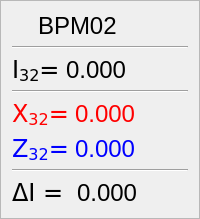
           <widget class="QFrame" name="frame_2">
            <property name="sizePolicy">
             <sizepolicy hsizetype="Preferred" vsizetype="Preferred">
              <horstretch>0</horstretch>
              <verstretch>0</verstretch>
             </sizepolicy>
            </property>
            <property name="frameShape">
             <enum>QFrame::StyledPanel</enum>
            </property>
            <property name="frameShadow">
             <enum>QFrame::Raised</enum>
            </property>
            <layout class="QVBoxLayout" name="verticalLayout_5">
             <item>
              <layout class="QHBoxLayout" name="horizontalLayout_2">
               <item>
                <widget class="QLabel" name="status_2">
                 <property name="sizePolicy">
                  <sizepolicy hsizetype="Minimum" vsizetype="Minimum">
                   <horstretch>0</horstretch>
                   <verstretch>0</verstretch>
                  </sizepolicy>
                 </property>
                 <property name="maximumSize">
                  <size>
                   <width>20</width>
                   <height>20</height>
                  </size>
                 </property>
                 <property name="font">
                  <font>
                   <family>DejaVu Sans</family>
                   <pointsize>18</pointsize>
                  </font>
                 </property>
                 <property name="toolTip">
                  <string>Status</string>
                 </property>
                 <property name="styleSheet">
                  <string notr="true">color: rgb(0, 0, 0);</string>
                 </property>
                 <property name="text">
                  <string/>
                 </property>
                </widget>
               </item>
               <item>
                <widget class="QLabel" name="BPM_1_label_2">
                 <property name="sizePolicy">
                  <sizepolicy hsizetype="Minimum" vsizetype="Minimum">
                   <horstretch>0</horstretch>
                   <verstretch>0</verstretch>
                  </sizepolicy>
                 </property>
                 <property name="font">
                  <font>
                   <pointsize>18</pointsize>
                  </font>
                 </property>
                 <property name="toolTip">
                  <string>BPM-name</string>
                 </property>
                 <property name="styleSheet">
                  <string notr="true">color: rgb(0, 0, 0);</string>
                 </property>
                 <property name="text">
                  <string>&lt;html&gt;&lt;head/&gt;&lt;body&gt;&lt;p&gt;BPM02&lt;/p&gt;&lt;/body&gt;&lt;/html&gt;</string>
                 </property>
                </widget>
               </item>
              </layout>
             </item>
             <item>
              <widget class="Line" name="line_4">
               <property name="orientation">
                <enum>Qt::Horizontal</enum>
               </property>
              </widget>
             </item>
             <item>
              <layout class="QFormLayout" name="formLayout_7">
               <item row="0" column="0">
                <widget class="QLabel" name="i_label_2">
                 <property name="sizePolicy">
                  <sizepolicy hsizetype="Minimum" vsizetype="Minimum">
                   <horstretch>0</horstretch>
                   <verstretch>0</verstretch>
                  </sizepolicy>
                 </property>
                 <property name="font">
                  <font>
                   <family>DejaVu Sans</family>
                   <pointsize>18</pointsize>
                  </font>
                 </property>
                 <property name="toolTip">
                  <string>I-magnitude</string>
                 </property>
                 <property name="styleSheet">
                  <string notr="true">color: rgb(0, 0, 0);</string>
                 </property>
                 <property name="text">
                  <string>&lt;html&gt;&lt;head/&gt;&lt;body&gt;&lt;p&gt;I&lt;span style=&quot; vertical-align:sub;&quot;&gt;32&lt;/span&gt;=&lt;/p&gt;&lt;/body&gt;&lt;/html&gt;</string>
                 </property>
                </widget>
               </item>
               <item row="0" column="1">
                <widget class="QLabel" name="value_I_2">
                 <property name="sizePolicy">
                  <sizepolicy hsizetype="Minimum" vsizetype="Minimum">
                   <horstretch>0</horstretch>
                   <verstretch>0</verstretch>
                  </sizepolicy>
                 </property>
                 <property name="font">
                  <font>
                   <pointsize>18</pointsize>
                  </font>
                 </property>
                 <property name="toolTip">
                  <string>I-magnitude value</string>
                 </property>
                 <property name="styleSheet">
                  <string notr="true">color: rgb(0, 0, 0);</string>
                 </property>
                 <property name="text">
                  <string>0.000</string>
                 </property>
                 <property name="alignment">
                  <set>Qt::AlignLeading|Qt::AlignLeft|Qt::AlignVCenter</set>
                 </property>
                </widget>
               </item>
              </layout>
             </item>
             <item>
              <widget class="Line" name="line_5">
               <property name="orientation">
                <enum>Qt::Horizontal</enum>
               </property>
              </widget>
             </item>
             <item>
              <layout class="QFormLayout" name="formLayout_6">
               <item row="0" column="0">
                <widget class="QLabel" name="x_label_2">
                 <property name="sizePolicy">
                  <sizepolicy hsizetype="Minimum" vsizetype="Minimum">
                   <horstretch>0</horstretch>
                   <verstretch>0</verstretch>
                  </sizepolicy>
                 </property>
                 <property name="font">
                  <font>
                   <family>DejaVu Sans</family>
                   <pointsize>18</pointsize>
                  </font>
                 </property>
                 <property name="toolTip">
                  <string>X-magnitude</string>
                 </property>
                 <property name="styleSheet">
                  <string notr="true">color: rgb(255, 0, 0);</string>
                 </property>
                 <property name="text">
                  <string>&lt;html&gt;&lt;head/&gt;&lt;body&gt;&lt;p&gt;X&lt;span style=&quot; vertical-align:sub;&quot;&gt;32&lt;/span&gt;=&lt;/p&gt;&lt;/body&gt;&lt;/html&gt;</string>
                 </property>
                </widget>
               </item>
               <item row="0" column="1">
                <widget class="QLabel" name="value_x_2">
                 <property name="sizePolicy">
                  <sizepolicy hsizetype="Minimum" vsizetype="Minimum">
                   <horstretch>0</horstretch>
                   <verstretch>0</verstretch>
                  </sizepolicy>
                 </property>
                 <property name="font">
                  <font>
                   <pointsize>18</pointsize>
                  </font>
                 </property>
                 <property name="toolTip">
                  <string>X-magnitude value</string>
                 </property>
                 <property name="styleSheet">
                  <string notr="true">color: rgb(255, 0, 0);</string>
                 </property>
                 <property name="text">
                  <string>0.000</string>
                 </property>
                </widget>
               </item>
              </layout>
             </item>
             <item>
              <layout class="QFormLayout" name="formLayout_5">
               <item row="0" column="0">
                <widget class="QLabel" name="z_label_2">
                 <property name="sizePolicy">
                  <sizepolicy hsizetype="Minimum" vsizetype="Minimum">
                   <horstretch>0</horstretch>
                   <verstretch>0</verstretch>
                  </sizepolicy>
                 </property>
                 <property name="font">
                  <font>
                   <family>DejaVu Sans</family>
                   <pointsize>18</pointsize>
                  </font>
                 </property>
                 <property name="toolTip">
                  <string>Z-magnitude</string>
                 </property>
                 <property name="styleSheet">
                  <string notr="true">color: rgb(0, 0, 255);</string>
                 </property>
                 <property name="text">
                  <string>&lt;html&gt;&lt;head/&gt;&lt;body&gt;&lt;p&gt;Z&lt;span style=&quot; vertical-align:sub;&quot;&gt;32&lt;/span&gt;=&lt;/p&gt;&lt;/body&gt;&lt;/html&gt;</string>
                 </property>
                </widget>
               </item>
               <item row="0" column="1">
                <widget class="QLabel" name="value_z_2">
                 <property name="sizePolicy">
                  <sizepolicy hsizetype="Minimum" vsizetype="Minimum">
                   <horstretch>0</horstretch>
                   <verstretch>0</verstretch>
                  </sizepolicy>
                 </property>
                 <property name="font">
                  <font>
                   <pointsize>18</pointsize>
                  </font>
                 </property>
                 <property name="toolTip">
                  <string>Z-magnitude value</string>
                 </property>
                 <property name="styleSheet">
                  <string notr="true">color: rgb(0, 0, 255);</string>
                 </property>
                 <property name="text">
                  <string>0.000</string>
                 </property>
                </widget>
               </item>
              </layout>
             </item>
             <item>
              <widget class="Line" name="line_6">
               <property name="orientation">
                <enum>Qt::Horizontal</enum>
               </property>
              </widget>
             </item>
             <item>
              <layout class="QFormLayout" name="formLayout_4">
               <item row="0" column="0">
                <widget class="QLabel" name="delta_label_2">
                 <property name="sizePolicy">
                  <sizepolicy hsizetype="Minimum" vsizetype="Minimum">
                   <horstretch>0</horstretch>
                   <verstretch>0</verstretch>
                  </sizepolicy>
                 </property>
                 <property name="font">
                  <font>
                   <family>DejaVu Sans</family>
                   <pointsize>18</pointsize>
                  </font>
                 </property>
                 <property name="toolTip">
                  <string/>
                 </property>
                 <property name="styleSheet">
                  <string notr="true">color: rgb(0, 0, 0);</string>
                 </property>
                 <property name="text">
                  <string>ΔI = </string>
                 </property>
                </widget>
               </item>
               <item row="0" column="1">
                <widget class="QLabel" name="delta_2">
                 <property name="sizePolicy">
                  <sizepolicy hsizetype="Minimum" vsizetype="Minimum">
                   <horstretch>0</horstretch>
                   <verstretch>0</verstretch>
                  </sizepolicy>
                 </property>
                 <property name="font">
                  <font>
                   <pointsize>18</pointsize>
                  </font>
                 </property>
                 <property name="toolTip">
                  <string/>
                 </property>
                 <property name="styleSheet">
                  <string notr="true">color: rgb(0, 0, 0);</string>
                 </property>
                 <property name="text">
                  <string>0.000</string>
                 </property>
                </widget>
               </item>
              </layout>
             </item>
            </layout>
           </widget>
